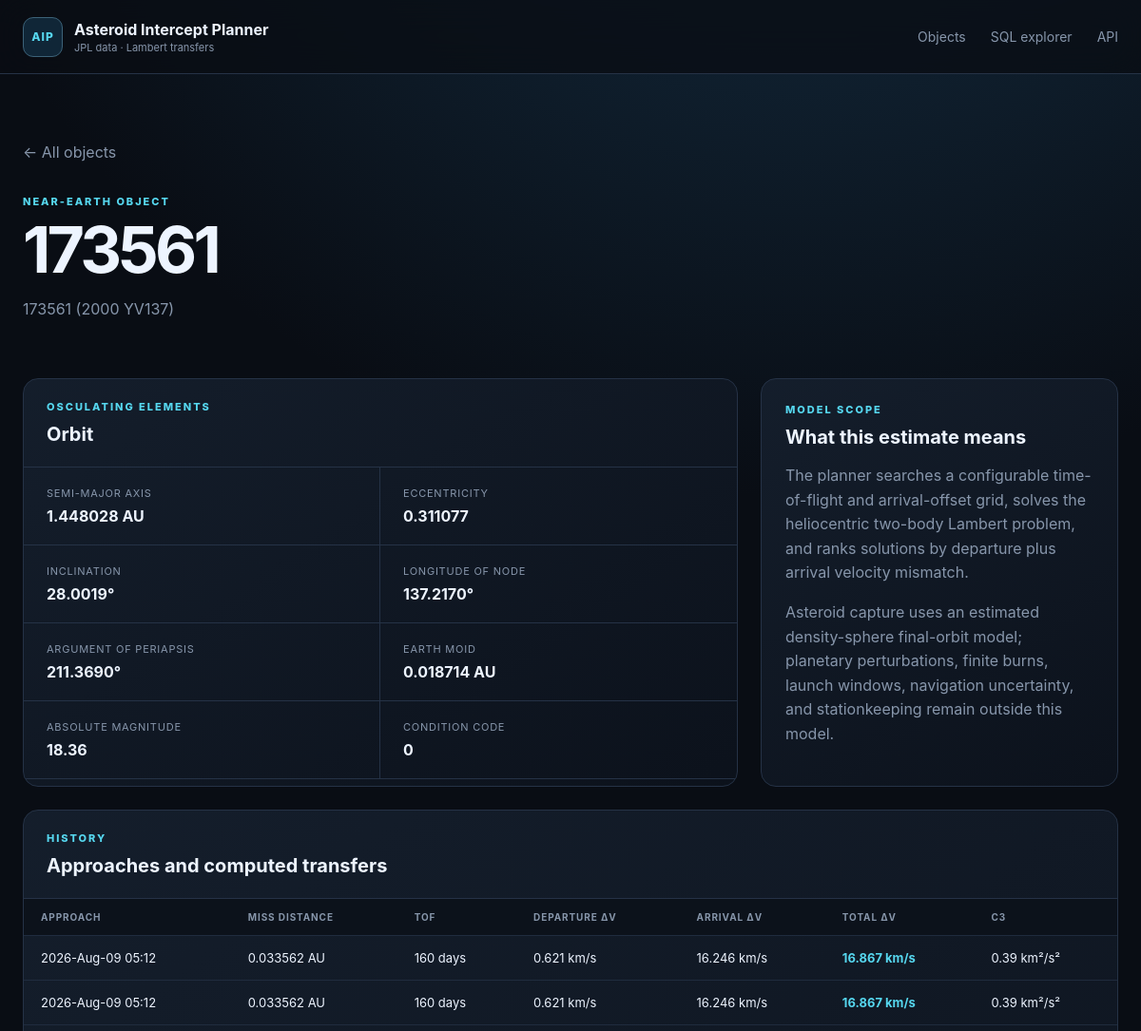
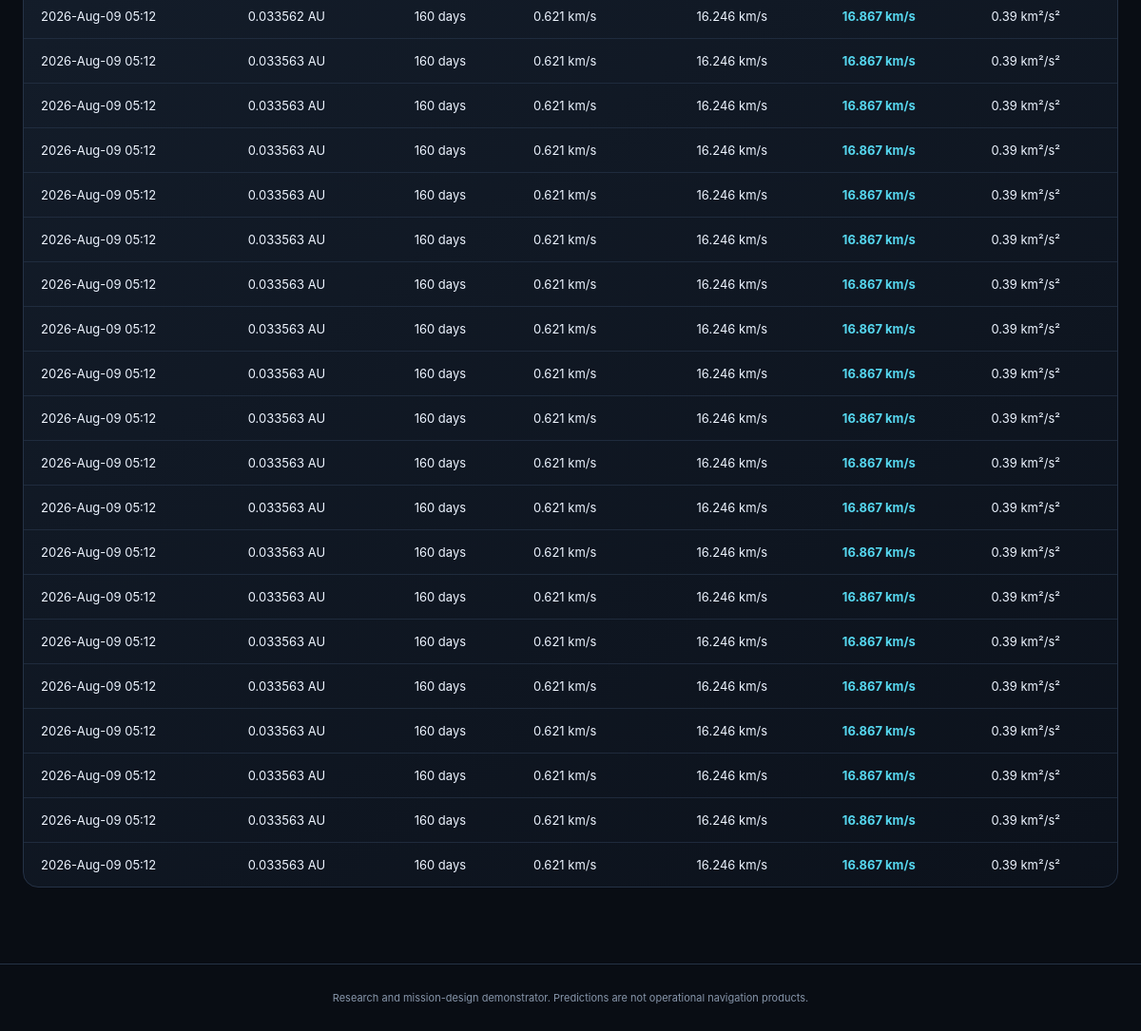
Screenshot of /asteroid/173561 with the database file from the repository (2 pictures, top to bottom).
### tables this page shows
CREATE TABLE orbital_elements (
    designation TEXT PRIMARY KEY REFERENCES asteroids(designation) ON DELETE CASCADE,
    epoch_jd_tdb REAL,
    semi_major_axis_au REAL NOT NULL,
    eccentricity REAL NOT NULL,
    inclination_deg REAL NOT NULL,
    raan_deg REAL NOT NULL,
    arg_periapsis_deg REAL NOT NULL,
    mean_anomaly_deg REAL,
    perihelion_time_jd_tdb REAL,
    perihelion_distance_au REAL,
    aphelion_distance_au REAL,
    orbital_period_days REAL,
    earth_moid_au REAL,
    condition_code TEXT,
    orbit_id TEXT,
    source TEXT NOT NULL,
    updated_at TEXT NOT NULL
);

CREATE TABLE asteroids (
    designation TEXT PRIMARY KEY,
    fullname TEXT,
    absolute_magnitude_h REAL,
    diameter_km REAL,
    first_seen_at TEXT NOT NULL,
    updated_at TEXT NOT NULL
);

CREATE TABLE intercept_plans (
    plan_id INTEGER PRIMARY KEY AUTOINCREMENT,
    approach_id INTEGER NOT NULL REFERENCES close_approaches(approach_id) ON DELETE CASCADE,
    method TEXT NOT NULL,
    departure_jd_tdb REAL NOT NULL,
    arrival_jd_tdb REAL NOT NULL,
    tof_days REAL NOT NULL,
    departure_dv_kms REAL NOT NULL,
    arrival_dv_kms REAL NOT NULL,
    total_dv_kms REAL NOT NULL,
    c3_km2_s2 REAL,
    leo_departure_dv_kms REAL,
    polyline_json TEXT,
    computed_at TEXT NOT NULL, capture_dv_kms REAL, stable_final_orbit INTEGER, capture_json TEXT,
    UNIQUE (approach_id, method)
);

CREATE TABLE close_approaches (
    approach_id INTEGER PRIMARY KEY AUTOINCREMENT,
    designation TEXT NOT NULL REFERENCES asteroids(designation) ON DELETE CASCADE,
    body TEXT NOT NULL DEFAULT 'Earth',
    close_approach_jd_tdb REAL NOT NULL,
    close_approach_text TEXT,
    distance_au REAL NOT NULL,
    distance_min_au REAL,
    distance_max_au REAL,
    relative_velocity_kms REAL,
    hyperbolic_excess_velocity_kms REAL,
    time_uncertainty TEXT,
    ingested_at TEXT NOT NULL,
    UNIQUE (designation, body, close_approach_jd_tdb)
);

### app/web.py (the view)
    @application.route("/asteroid/<designation>")
    def asteroid_detail(designation: str):
        asteroid = get_asteroid(designation, settings.database_path)
        if asteroid is None:
            return render_template("not_found.html", designation=designation), 404
        return render_template(
            "detail.html",
            asteroid=asteroid,
            approaches=asteroid_approaches(designation, settings.database_path),
        )

### app/database.py (called while the page is built, shortened)
def _dict_row(cursor: sqlite3.Cursor, row: tuple[Any, ...]) -> dict[str, Any]:
    return {column[0]: row[index] for index, column in enumerate(cursor.description)}

@contextmanager
def connect(path: Path | None = None) -> Iterator[sqlite3.Connection]:
    database_path = Path(path or get_settings().database_path)
    database_path.parent.mkdir(parents=True, exist_ok=True)
    connection = sqlite3.connect(database_path, timeout=30)
    connection.row_factory = _dict_row
    connection.execute("PRAGMA foreign_keys = ON")
    connection.execute("PRAGMA busy_timeout = 30000")
    try:
        yield connection
    finally:
        connection.close()

def initialize_database(path: Path | None = None) -> Path:
    database_path = Path(path or get_settings().database_path)
    schema = Path(__file__).with_name("schema.sql").read_text(encoding="utf-8")
    with connect(database_path) as connection:
        schema_version = int(connection.execute("PRAGMA user_version").fetchone()["user_version"])
        if schema_version < 2:
            connection.executescript(schema)
            connection.commit()
    return database_path

def fetch_all(
    query: str, params: Sequence[Any] = (), path: Path | None = None
) -> list[dict[str, Any]]:
    initialize_database(path)
    with connect(path) as connection:
        return connection.execute(query, params).fetchall()

def fetch_one(
    query: str, params: Sequence[Any] = (), path: Path | None = None
) -> dict[str, Any] | None:
    rows = fetch_all(query, params, path)
    return rows[0] if rows else None

def get_asteroid(designation: str, path: Path | None = None) -> dict[str, Any] | None:
    return fetch_one(
        """
        SELECT a.*, oe.*
        FROM asteroids a
        LEFT JOIN orbital_elements oe USING(designation)
        WHERE a.designation = ?
        """,
        (designation,),
        path,
    )

def asteroid_approaches(designation: str, path: Path | None = None) -> list[dict[str, Any]]:
    return fetch_all(
        """
        SELECT ca.*, ip.*
        FROM close_approaches ca
        LEFT JOIN intercept_plans ip USING(approach_id)
        WHERE ca.designation = ?
        ORDER BY ca.close_approach_jd_tdb DESC
        """,
        (designation,),
        path,
    )

### app/templates/detail.html (shortened to what this page needs)
{% extends "base.html" %}
{% block content %}
<section class="detail-hero">
  <a class="back" href="{{ url_for('index') }}">← All objects</a>
  <p class="eyebrow">NEAR-EARTH OBJECT</p>
  <h1>{{ asteroid.designation }}</h1>
  <p>{{ asteroid.fullname or 'JPL small-body designation' }}</p>
</section>
<section class="detail-grid">
  <article class="panel">
    <div class="panel-header"><div><p class="eyebrow">OSCULATING ELEMENTS</p><h2>Orbit</h2></div></div>
    <dl class="spec-grid">
      <div><dt>Semi-major axis</dt><dd>{{ asteroid.semi_major_axis_au|number(6) }} AU</dd></div>
      <div><dt>Eccentricity</dt><dd>{{ asteroid.eccentricity|number(6) }}</dd></div>
      <div><dt>Inclination</dt><dd>{{ asteroid.inclination_deg|number(4) }}°</dd></div>
      <div><dt>Longitude of node</dt><dd>{{ asteroid.raan_deg|number(4) }}°</dd></div>
      <div><dt>Argument of periapsis</dt><dd>{{ asteroid.arg_periapsis_deg|number(4) }}°</dd></div>
      <div><dt>Earth MOID</dt><dd>{{ asteroid.earth_moid_au|number(6) }} AU</dd></div>
      <div><dt>Absolute magnitude</dt><dd>{{ asteroid.absolute_magnitude_h|number(2) }}</dd></div>
      <div><dt>Condition code</dt><dd>{{ asteroid.condition_code or '—' }}</dd></div>
    </dl>
  </article>
  <article class="panel note-card">
    <p class="eyebrow">MODEL SCOPE</p>
    <h2>What this estimate means</h2>
    <p>The planner searches a configurable time-of-flight and arrival-offset grid, solves the heliocentric two-body Lambert problem, and ranks solutions by departure plus arrival velocity mismatch.</p>
    <p>Asteroid capture uses an estimated density-sphere final-orbit model; planetary perturbations, finite burns, launch windows, navigation uncertainty, and stationkeeping remain outside this model.</p>
  </article>
</section>
<section class="panel">
  <div class="panel-header"><div><p class="eyebrow">HISTORY</p><h2>Approaches and computed transfers</h2></div></div>
  <div class="table-wrap"><table>
    <thead><tr><th>Approach</th><th>Miss distance</th><th>TOF</th><th>Departure Δv</th><th>Arrival Δv</th><th>Total Δv</th><th>C3</th></tr></thead>
    <tbody>{% for row in approaches %}<tr>
      <td>{{ row.close_approach_text or row.close_approach_jd_tdb }}</td>
      <td>{{ row.distance_au|number(6) }} AU</td>
      <td>{{ row.tof_days|number(0) }} days</td>
      <td>{{ row.departure_dv_kms|number(3) }} km/s</td>
      <td>{{ row.arrival_dv_kms|number(3) }} km/s</td>
      <td><strong class="accent">{{ row.total_dv_kms|number(3) }} km/s</strong></td>
      <td>{{ row.c3_km2_s2|number(2) }} km²/s²</td>
    </tr>{% endfor %}</tbody>
  </table></div>
</section>
{% endblock %}

### app/static/style.css (style rules this page uses)
:root { --bg:#090d14;--surface:#101722;--surface-2:#151f2d;--line:#253246;--text:#edf4ff;--muted:#8796ab;--cyan:#56d7ef;--green:#67e8b5;--orange:#ffad66;--max:1440px;font-family:Inter,ui-sans-serif,system-ui,-apple-system,BlinkMacSystemFont,"Segoe UI",sans-serif;color-scheme:dark }
* { box-sizing:border-box }
body { margin:0;background:radial-gradient(circle at 70% -20%,#16334a 0,transparent 35%),var(--bg);color:var(--text);min-height:100vh }
.eyebrow { font-size:11px;letter-spacing:.18em;color:var(--cyan);font-weight:800;margin:0 0 10px }
.hero h1,.detail-hero h1 { font-size:clamp(42px,6vw,82px);line-height:.98;margin:0;letter-spacing:-.055em }
.hero>div>p:last-child,.detail-hero>p:last-child { color:var(--muted);max-width:680px;line-height:1.65 }
.panel { border:1px solid var(--line);background:linear-gradient(145deg,rgba(21,31,45,.93),rgba(12,18,28,.93));border-radius:16px;overflow:hidden }
.panel-header { padding:22px 24px;border-bottom:1px solid var(--line);display:flex;align-items:center;justify-content:space-between;gap:24px }
.panel-header h2,.note-card h2,.table-list h2 { margin:0;font-size:20px }
.table-wrap { overflow:auto }
table { width:100%;border-collapse:collapse;font-size:13px }
th { text-align:left;color:var(--muted);font-size:10px;text-transform:uppercase;letter-spacing:.09em;padding:13px 18px;background:#0c121b;white-space:nowrap }
td { border-top:1px solid rgba(37,50,70,.75);padding:15px 18px;white-space:nowrap }
.object-link:hover,.accent { color:var(--cyan) }
.detail-hero { padding:30px 0 44px }
.detail-hero h1 { font-size:68px }
.back { display:inline-block;margin-bottom:35px;color:var(--muted);text-decoration:none }
.detail-grid { display:grid;grid-template-columns:2fr 1fr;gap:24px;margin-bottom:24px }
.spec-grid { display:grid;grid-template-columns:repeat(2,1fr);margin:0 }
.spec-grid div { padding:20px 24px;border-bottom:1px solid var(--line) }
.spec-grid div:nth-child(odd) { border-right:1px solid var(--line) }
dt { color:var(--muted);font-size:11px;text-transform:uppercase;letter-spacing:.07em }
dd { margin:7px 0 0;font-weight:700 }
.note-card { padding:25px }
.note-card p:not(.eyebrow) { color:var(--muted);line-height:1.6 }

### rows the page displays
orbital_elements: designation "173561", semi_major_axis_au|number "1.448028", eccentricity|number "0.311077", inclination_deg|number "28.0019", raan_deg|number "137.2170", arg_periapsis_deg|number "211.3690", earth_moid_au|number "0.018714", condition_code "0"
asteroids: fullname "173561 (2000 YV137)", absolute_magnitude_h|number "18.36"
intercept_plans: close_approach_text "2026-Aug-09 05:12", distance_au|number "0.033562", tof_days|number "160", departure_dv_kms|number "0.621", arrival_dv_kms|number "16.246", total_dv_kms|number "16.867", c3_km2_s2|number "0.39"
intercept_plans: close_approach_text "2026-Aug-09 05:12", distance_au|number "0.033562", tof_days|number "160", departure_dv_kms|number "0.621", arrival_dv_kms|number "16.246", total_dv_kms|number "16.867", c3_km2_s2|number "0.39"
intercept_plans: close_approach_text "2026-Aug-09 05:12", distance_au|number "0.033562", tof_days|number "160", departure_dv_kms|number "0.621", arrival_dv_kms|number "16.246", total_dv_kms|number "16.867", c3_km2_s2|number "0.39"
intercept_plans: close_approach_text "2026-Aug-09 05:12", distance_au|number "0.033563", tof_days|number "160", departure_dv_kms|number "0.621", arrival_dv_kms|number "16.246", total_dv_kms|number "16.867", c3_km2_s2|number "0.39"
intercept_plans: close_approach_text "2026-Aug-09 05:12", distance_au|number "0.033563", tof_days|number "160", departure_dv_kms|number "0.621", arrival_dv_kms|number "16.246", total_dv_kms|number "16.867", c3_km2_s2|number "0.39"
intercept_plans: close_approach_text "2026-Aug-09 05:12", distance_au|number "0.033563", tof_days|number "160", departure_dv_kms|number "0.621", arrival_dv_kms|number "16.246", total_dv_kms|number "16.867", c3_km2_s2|number "0.39"
intercept_plans: close_approach_text "2026-Aug-09 05:12", distance_au|number "0.033563", tof_days|number "160", departure_dv_kms|number "0.621", arrival_dv_kms|number "16.246", total_dv_kms|number "16.867", c3_km2_s2|number "0.39"
intercept_plans: close_approach_text "2026-Aug-09 05:12", distance_au|number "0.033563", tof_days|number "160", departure_dv_kms|number "0.621", arrival_dv_kms|number "16.246", total_dv_kms|number "16.867", c3_km2_s2|number "0.39"
intercept_plans: close_approach_text "2026-Aug-09 05:12", distance_au|number "0.033563", tof_days|number "160", departure_dv_kms|number "0.621", arrival_dv_kms|number "16.246", total_dv_kms|number "16.867", c3_km2_s2|number "0.39"
intercept_plans: close_approach_text "2026-Aug-09 05:12", distance_au|number "0.033563", tof_days|number "160", departure_dv_kms|number "0.621", arrival_dv_kms|number "16.246", total_dv_kms|number "16.867", c3_km2_s2|number "0.39"
intercept_plans: close_approach_text "2026-Aug-09 05:12", distance_au|number "0.033563", tof_days|number "160", departure_dv_kms|number "0.621", arrival_dv_kms|number "16.246", total_dv_kms|number "16.867", c3_km2_s2|number "0.39"
intercept_plans: close_approach_text "2026-Aug-09 05:12", distance_au|number "0.033563", tof_days|number "160", departure_dv_kms|number "0.621", arrival_dv_kms|number "16.246", total_dv_kms|number "16.867", c3_km2_s2|number "0.39"
intercept_plans: close_approach_text "2026-Aug-09 05:12", distance_au|number "0.033563", tof_days|number "160", departure_dv_kms|number "0.621", arrival_dv_kms|number "16.246", total_dv_kms|number "16.867", c3_km2_s2|number "0.39"
intercept_plans: close_approach_text "2026-Aug-09 05:12", distance_au|number "0.033563", tof_days|number "160", departure_dv_kms|number "0.621", arrival_dv_kms|number "16.246", total_dv_kms|number "16.867", c3_km2_s2|number "0.39"
intercept_plans: close_approach_text "2026-Aug-09 05:12", distance_au|number "0.033563", tof_days|number "160", departure_dv_kms|number "0.621", arrival_dv_kms|number "16.246", total_dv_kms|number "16.867", c3_km2_s2|number "0.39"
intercept_plans: close_approach_text "2026-Aug-09 05:12", distance_au|number "0.033563", tof_days|number "160", departure_dv_kms|number "0.621", arrival_dv_kms|number "16.246", total_dv_kms|number "16.867", c3_km2_s2|number "0.39"
intercept_plans: close_approach_text "2026-Aug-09 05:12", distance_au|number "0.033563", tof_days|number "160", departure_dv_kms|number "0.621", arrival_dv_kms|number "16.246", total_dv_kms|number "16.867", c3_km2_s2|number "0.39"
intercept_plans: close_approach_text "2026-Aug-09 05:12", distance_au|number "0.033563", tof_days|number "160", departure_dv_kms|number "0.621", arrival_dv_kms|number "16.246", total_dv_kms|number "16.867", c3_km2_s2|number "0.39"
intercept_plans: close_approach_text "2026-Aug-09 05:12", distance_au|number "0.033563", tof_days|number "160", departure_dv_kms|number "0.621", arrival_dv_kms|number "16.246", total_dv_kms|number "16.867", c3_km2_s2|number "0.39"
intercept_plans: close_approach_text "2026-Aug-09 05:12", distance_au|number "0.033563", tof_days|number "160", departure_dv_kms|number "0.621", arrival_dv_kms|number "16.246", total_dv_kms|number "16.867", c3_km2_s2|number "0.39"
intercept_plans: close_approach_text "2026-Aug-09 05:12", distance_au|number "0.033563", tof_days|number "160", departure_dv_kms|number "0.621", arrival_dv_kms|number "16.246", total_dv_kms|number "16.867", c3_km2_s2|number "0.39"
intercept_plans: close_approach_text "2026-Aug-09 05:12", distance_au|number "0.033563", tof_days|number "160", departure_dv_kms|number "0.621", arrival_dv_kms|number "16.246", total_dv_kms|number "16.867", c3_km2_s2|number "0.39"
